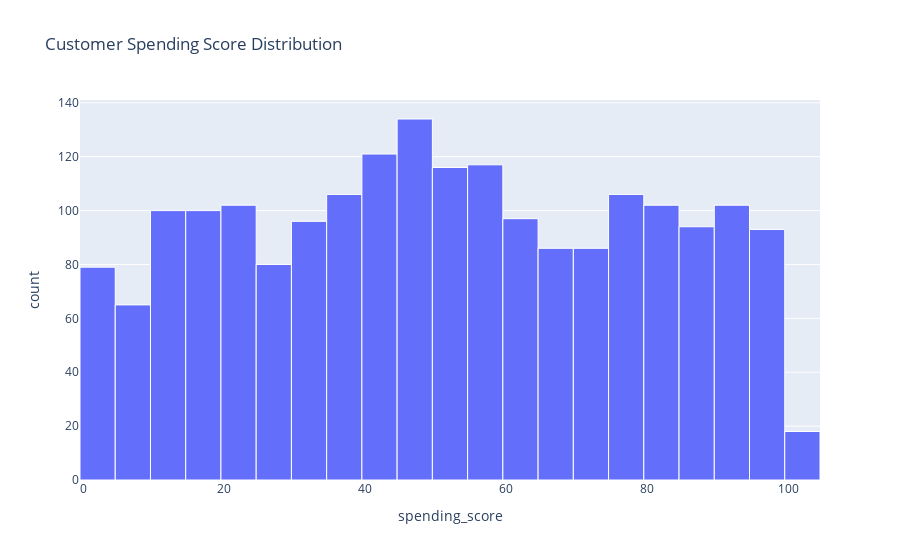

The notebook cell saved with this chart:
### Code cell
# Plotly equivalent

fig = px.histogram(customers, x='spending_score', title='Customer Spending Score Distribution')
fig.update_traces(marker_line_width=1, marker_line_color='white')

fig.show()

### Figure 1 — Plotly figure (JSON) as saved in the notebook; plotly's stock layout.template omitted (floating-point values rounded to 4 significant figures; data arrays with more than 128 entries replaced by an {"elided": "..."} marker saying what was removed)
{"data": [{"alignmentgroup": "True", "bingroup": "x", "hovertemplate": "spending_score=%{x}<br>count=%{y}<extra></extra>", "legendgroup": "", "marker": {"color": "#636efa", "line": {"color": "white", "width": 1}, "pattern": {"shape": ""}}, "name": "", "offsetgroup": "", "orientation": "v", "showlegend": false, "type": "histogram", "x": {"elided": "2000 int values"}, "xaxis": "x", "yaxis": "y"}], "layout": {"barmode": "relative", "legend": {"tracegroupgap": 0}, "title": {"text": "Customer Spending Score Distribution"}, "xaxis": {"anchor": "y", "domain": [0, 1], "title": {"text": "spending_score"}}, "yaxis": {"anchor": "x", "domain": [0, 1], "title": {"text": "count"}}}}
